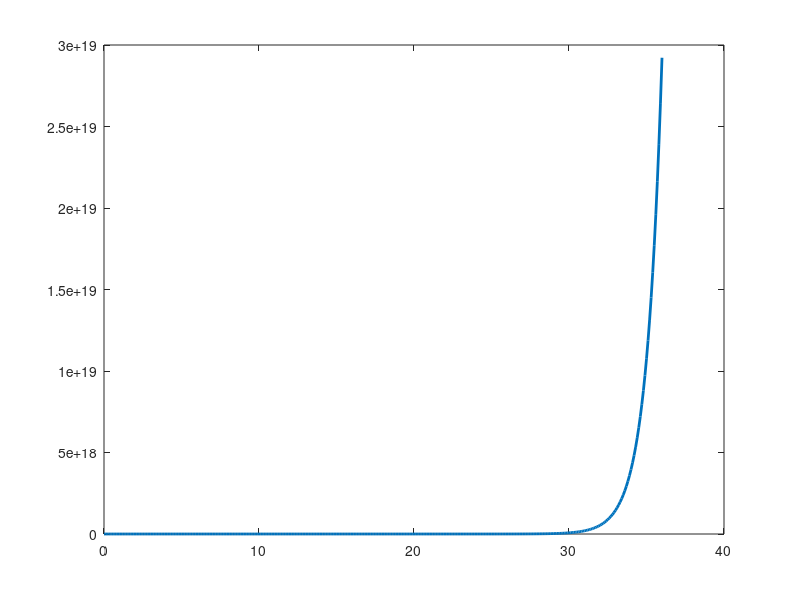

The MATLAB source for this figure:
function datagen_sat()

%% Constants and parameters
close all; clc

dt_			= 0.1;
timeStamps	= 0:dt_:(0.01*60*60);			% s
nTimeStamps	= length(timeStamps);

REarth		= 6378;				% km
MU_			= 398600;			% km^3 / s^2

% Based on Ex 2.5 in Curtis
eccKepler	= 0.6;				% eccentricity
r0			= 400 + REarth;		% perigee, km
thta0		= 0;
spd0		= 9.7;				% km / s
h0			= 65750;			% km^2 / s
thtaDot0	= spd0 / r0		% rad/s
rDot0		= 0;

[~, xSim]	= ode45(@orbit_kinematics_planar, ...
	timeStamps, [r0; rDot0; thta0; thtaDot0]);

plot(timeStamps, xSim(:, 1), 'LineWidth', 2)

return


acc			= zeros(1, nTimeStamps);	% tangential acceleration, km/hr^2
steerRate	= zeros(1, nTimeStamps);	% steering rate, rad/hr

% accStep		= 100:100:nTimeStamps;
% for m1 = accStep
% 	acc(:, (m1 - accStep(1) + 1):m1) = ...
% 		kron(20*randn(1, 1), ones(1, accStep(1)));
% 
% 	steerRate(:, (m1 - accStep(1) + 1):m1) = ...
% 		kron(10*2*pi*randn(1, 1), ones(1, accStep(1)));
% end

acc			= 8*(10*sin(18*timeStamps) + 6*cos(15*timeStamps) - 2*sin(50*timeStamps));
steerRate	= 80*sin(80*timeStamps) + 50*cos(20*timeStamps);


[~, xSim]	= ode45(@(t,x) kinematics2D(t, x, [acc; steerRate], nTimeStamps, dt_), ...
	timeStamps, [p0; v0; psi0]);	

stdDevRange	= 0.3;			% km
stdDevBrng	= 5;			% deg

timeIndexRT		= 1:15:nTimeStamps;
timeStampsRT	= timeStamps(timeIndexRT);
nTimeStampsRT	= length(timeStampsRT);

groundTruthPosition			= xSim(:, 1:2)';
groundTruthSpeed			= xSim(:, 3)';
groundTruthHeading			= xSim(:, 4)';
groundTruthAcceleration		= acc;
groundTruthSteerRate		= steerRate;

groundTruthRange			= ( (groundTruthPosition(1, :)).^2 + ...
	(groundTruthPosition(2, :)).^2 ).^(0.5);
groundTruthBearing			= atan2( groundTruthPosition(2, :), groundTruthPosition(1, :) )*180/pi;

measuredRange	= groundTruthRange(timeIndexRT) + stdDevRange*randn(1, nTimeStampsRT);
measuredBearing	= groundTruthBearing(timeIndexRT) + stdDevBrng*randn(1, nTimeStampsRT);

save assignment4_problem2.mat measuredRange measuredBearing ...
	stdDevRange stdDevBrng timeStampsRT
	

figure;
subplot(211); plot(timeStamps, xSim(:, 1), timeStamps, xSim(:, 2), 'LineWidth', 2);
make_nice_figures(gcf, gca, 14, 'Position', ...
	'Time (s)', 'Position (km)', [], [], [], [], [])

subplot(212); plot(timeStamps, xSim(:, 3), 'LineWidth', 2);
make_nice_figures(gcf, gca, 14, 'Velocity', ...
	'Time (s)', 'Speed (km/hr)', [], [], [], [], [])

figure;
subplot(211); plot(timeStamps, acc, 'LineWidth', 2);
make_nice_figures(gcf, gca, 14, 'Acceleration', ...
	'Time (s)', 'Accel.', [], [], [], [], [])
subplot(212); plot(timeStamps, steerRate, 'LineWidth', 2);
make_nice_figures(gcf, gca, 14, 'Acceleration', ...
	'Time (s)', 'Steer rate', [], [], [], [], [])


figure;
plot(xSim(:, 1), xSim(:, 2), 'LineWidth', 2); axis equal
make_nice_figures(gcf, gca, 14, 'Position', '$x$ (km)', '$y$ (km)', [], [], [], [], [])



%%
	function xDot = orbit_kinematics_planar(t_, x_)							% Process noise added in discrete model, not here
% 		tIndex	= max(1, min(round(t_/dt), nTimeStamps));

		r_		= x_(1);
		rDot	= x_(2);
		thta_	= x_(3);
		thtaDot	= x_(4);

		xDot	= [r_; r_*(thtaDot^2) - MU_ / r_^2; thtaDot; -2*rDot*thtaDot/r_];
	end
end